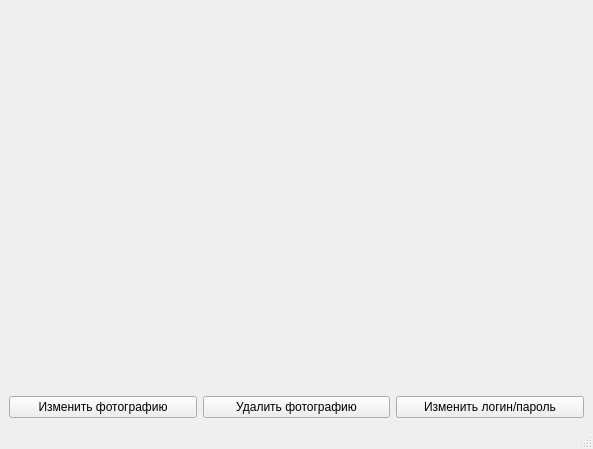
<?xml version="1.0" encoding="UTF-8"?>
<ui version="4.0">
 <class>Profile</class>
 <widget class="QMainWindow" name="Profile">
  <property name="geometry">
   <rect>
    <x>0</x>
    <y>0</y>
    <width>593</width>
    <height>449</height>
   </rect>
  </property>
  <property name="minimumSize">
   <size>
    <width>593</width>
    <height>449</height>
   </size>
  </property>
  <property name="maximumSize">
   <size>
    <width>593</width>
    <height>449</height>
   </size>
  </property>
  <property name="windowTitle">
   <string>Профиль</string>
  </property>
  <widget class="QWidget" name="centralwidget">
   <layout class="QGridLayout" name="gridLayout">
    <item row="2" column="2">
     <widget class="QLabel" name="label_patronymic">
      <property name="text">
       <string/>
      </property>
     </widget>
    </item>
    <item row="3" column="2">
     <widget class="QPushButton" name="change_login_password_btn">
      <property name="text">
       <string>Изменить логин/пароль</string>
      </property>
     </widget>
    </item>
    <item row="3" column="0">
     <widget class="QPushButton" name="change_photo_btn">
      <property name="text">
       <string>Изменить фотографию</string>
      </property>
     </widget>
    </item>
    <item row="1" column="2">
     <widget class="QLabel" name="label_name">
      <property name="text">
       <string/>
      </property>
     </widget>
    </item>
    <item row="0" column="2">
     <widget class="QLabel" name="label_surname">
      <property name="text">
       <string/>
      </property>
     </widget>
    </item>
    <item row="3" column="1">
     <widget class="QPushButton" name="delete_photo_btn">
      <property name="text">
       <string>Удалить фотографию</string>
      </property>
     </widget>
    </item>
    <item row="0" column="0" rowspan="3" colspan="2">
     <widget class="QLabel" name="label_photo">
      <property name="text">
       <string/>
      </property>
     </widget>
    </item>
   </layout>
  </widget>
  <widget class="QStatusBar" name="statusbar"/>
 </widget>
 <resources/>
 <connections/>
</ui>
